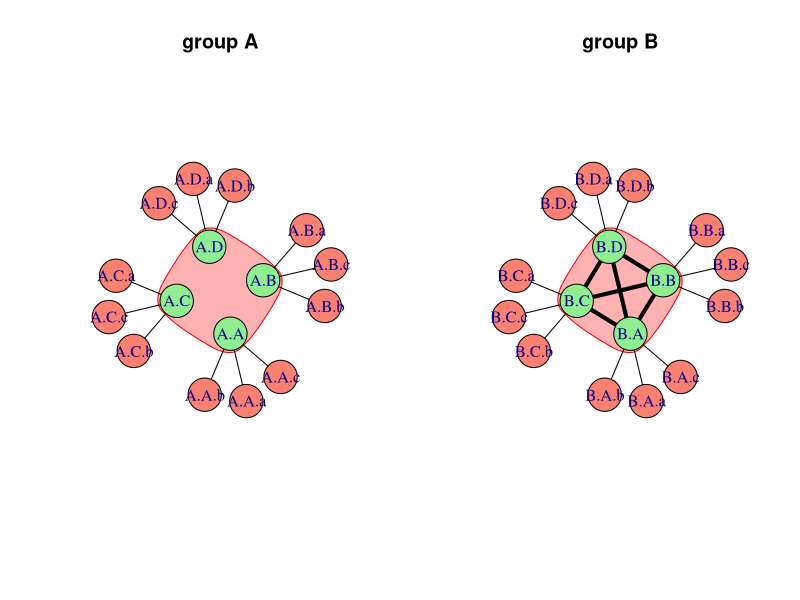

Here is the R script that generated this plot:

# produce a figure for the author groups

library(igraph)

create.network <- function(gr.name, gr.size, n.coauthors, gr.connected=FALSE) {
	group <- paste(gr.name, LETTERS[1:gr.size], sep=".")
	coauthors <- sapply(group,
											function(a) paste(a, letters[1:n.coauthors], sep="."))
	coauthors <- as.vector(coauthors)
	edges <- data.frame(authors=rep(group, rep(n.coauthors, gr.size)),
											coauthors=coauthors)
	edges <- as.matrix(edges)
	n.edges <- nrow(edges)
	if(gr.connected) {
		i <- length(group)
		p <- (i*(i-1))/2
		ee <- matrix("", ncol=2, nrow=p)
		k <- 1
		for(i in 1:(gr.size-1)) {
			for(j in (i+1):gr.size) {
				ee[k, 1] <- group[i]
				ee[k, 2] <- group[j]
				k <- k+1
			}
		}
		edges <- rbind(edges, ee)
	}
	g <- graph_from_edgelist(edges, directed=FALSE)
	V(g)$size <- 30
	V(g)$color[grepl("[a-c]$", names(V(g)))] <- "salmon"
	V(g)$color[grepl("[^a-c]$", names(V(g)))] <- "lightgreen"
	E(g)$color <- "black"
	E(g)$width <- 4
	E(g)$width[1:n.edges] <- 1
	g
}

G.A <- G.B <- 4 # group size
c.A <- c.B <- 3 # number of coauthors from outside
network.A <- create.network("A", G.A, c.A)
network.B <- create.network("B", G.B, c.B, TRUE)
coords <- layout_(network.B, nicely())
png(file="groups.png", width=700, height=400)
op <- par(mfcol=c(1,2))
plot(network.A, layout=coords, main="group A",
		 mark.groups=list(V(network.A)[nchar(names(V(network.A))) == 3]))
plot(network.B, layout=coords, main="group B",
		 mark.groups=list(V(network.B)[nchar(names(V(network.B))) == 3]))
par(op)
dev.off()
